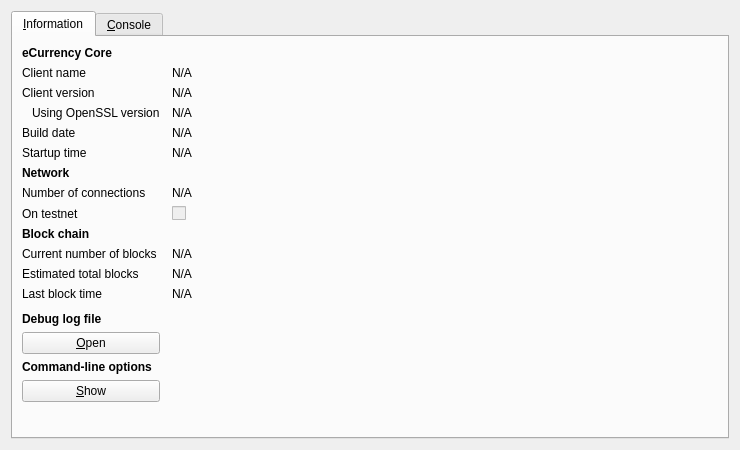
<?xml version="1.0" encoding="UTF-8"?>
<ui version="4.0">
 <class>RPCConsole</class>
 <widget class="QDialog" name="RPCConsole">
  <property name="geometry">
   <rect>
    <x>0</x>
    <y>0</y>
    <width>740</width>
    <height>450</height>
   </rect>
  </property>
  <property name="windowTitle">
   <string>eCurrency - Debug window</string>
  </property>
  <layout class="QVBoxLayout" name="verticalLayout_2">
   <item>
    <widget class="QTabWidget" name="tabWidget">
     <property name="currentIndex">
      <number>0</number>
     </property>
     <widget class="QWidget" name="tab_info">
      <attribute name="title">
       <string>&amp;Information</string>
      </attribute>
      <layout class="QGridLayout" name="gridLayout" columnstretch="0,1">
       <property name="horizontalSpacing">
        <number>12</number>
       </property>
       <item row="0" column="0">
        <widget class="QLabel" name="label_9">
         <property name="font">
          <font>
           <weight>75</weight>
           <bold>true</bold>
          </font>
         </property>
         <property name="text">
          <string>eCurrency Core</string>
         </property>
        </widget>
       </item>
       <item row="1" column="0">
        <widget class="QLabel" name="label_5">
         <property name="text">
          <string>Client name</string>
         </property>
        </widget>
       </item>
       <item row="1" column="1">
        <widget class="QLabel" name="clientName">
         <property name="cursor">
          <cursorShape>IBeamCursor</cursorShape>
         </property>
         <property name="text">
          <string>N/A</string>
         </property>
         <property name="textFormat">
          <enum>Qt::PlainText</enum>
         </property>
         <property name="textInteractionFlags">
          <set>Qt::LinksAccessibleByMouse|Qt::TextSelectableByKeyboard|Qt::TextSelectableByMouse</set>
         </property>
        </widget>
       </item>
       <item row="2" column="0">
        <widget class="QLabel" name="label_6">
         <property name="text">
          <string>Client version</string>
         </property>
        </widget>
       </item>
       <item row="2" column="1">
        <widget class="QLabel" name="clientVersion">
         <property name="cursor">
          <cursorShape>IBeamCursor</cursorShape>
         </property>
         <property name="text">
          <string>N/A</string>
         </property>
         <property name="textFormat">
          <enum>Qt::PlainText</enum>
         </property>
         <property name="textInteractionFlags">
          <set>Qt::LinksAccessibleByMouse|Qt::TextSelectableByKeyboard|Qt::TextSelectableByMouse</set>
         </property>
        </widget>
       </item>
       <item row="3" column="0">
        <widget class="QLabel" name="label_14">
         <property name="text">
          <string>Using OpenSSL version</string>
         </property>
         <property name="indent">
          <number>10</number>
         </property>
        </widget>
       </item>
       <item row="3" column="1">
        <widget class="QLabel" name="openSSLVersion">
         <property name="cursor">
          <cursorShape>IBeamCursor</cursorShape>
         </property>
         <property name="text">
          <string>N/A</string>
         </property>
         <property name="textFormat">
          <enum>Qt::PlainText</enum>
         </property>
         <property name="textInteractionFlags">
          <set>Qt::LinksAccessibleByMouse|Qt::TextSelectableByKeyboard|Qt::TextSelectableByMouse</set>
         </property>
        </widget>
       </item>
       <item row="4" column="0">
        <widget class="QLabel" name="label_12">
         <property name="text">
          <string>Build date</string>
         </property>
        </widget>
       </item>
       <item row="4" column="1">
        <widget class="QLabel" name="buildDate">
         <property name="cursor">
          <cursorShape>IBeamCursor</cursorShape>
         </property>
         <property name="text">
          <string>N/A</string>
         </property>
         <property name="textFormat">
          <enum>Qt::PlainText</enum>
         </property>
         <property name="textInteractionFlags">
          <set>Qt::LinksAccessibleByMouse|Qt::TextSelectableByKeyboard|Qt::TextSelectableByMouse</set>
         </property>
        </widget>
       </item>
       <item row="5" column="0">
        <widget class="QLabel" name="label_13">
         <property name="text">
          <string>Startup time</string>
         </property>
        </widget>
       </item>
       <item row="5" column="1">
        <widget class="QLabel" name="startupTime">
         <property name="cursor">
          <cursorShape>IBeamCursor</cursorShape>
         </property>
         <property name="text">
          <string>N/A</string>
         </property>
         <property name="textFormat">
          <enum>Qt::PlainText</enum>
         </property>
         <property name="textInteractionFlags">
          <set>Qt::LinksAccessibleByMouse|Qt::TextSelectableByKeyboard|Qt::TextSelectableByMouse</set>
         </property>
        </widget>
       </item>
       <item row="6" column="0">
        <widget class="QLabel" name="label_11">
         <property name="font">
          <font>
           <weight>75</weight>
           <bold>true</bold>
          </font>
         </property>
         <property name="text">
          <string>Network</string>
         </property>
        </widget>
       </item>
       <item row="7" column="0">
        <widget class="QLabel" name="label_7">
         <property name="text">
          <string>Number of connections</string>
         </property>
        </widget>
       </item>
       <item row="7" column="1">
        <widget class="QLabel" name="numberOfConnections">
         <property name="cursor">
          <cursorShape>IBeamCursor</cursorShape>
         </property>
         <property name="text">
          <string>N/A</string>
         </property>
         <property name="textFormat">
          <enum>Qt::PlainText</enum>
         </property>
         <property name="textInteractionFlags">
          <set>Qt::LinksAccessibleByMouse|Qt::TextSelectableByKeyboard|Qt::TextSelectableByMouse</set>
         </property>
        </widget>
       </item>
       <item row="8" column="0">
        <widget class="QLabel" name="label_8">
         <property name="text">
          <string>On testnet</string>
         </property>
        </widget>
       </item>
       <item row="8" column="1">
        <widget class="QCheckBox" name="isTestNet">
         <property name="enabled">
          <bool>false</bool>
         </property>
         <property name="text">
          <string/>
         </property>
        </widget>
       </item>
       <item row="9" column="0">
        <widget class="QLabel" name="label_10">
         <property name="font">
          <font>
           <weight>75</weight>
           <bold>true</bold>
          </font>
         </property>
         <property name="text">
          <string>Block chain</string>
         </property>
        </widget>
       </item>
       <item row="10" column="0">
        <widget class="QLabel" name="label_3">
         <property name="text">
          <string>Current number of blocks</string>
         </property>
        </widget>
       </item>
       <item row="10" column="1">
        <widget class="QLabel" name="numberOfBlocks">
         <property name="cursor">
          <cursorShape>IBeamCursor</cursorShape>
         </property>
         <property name="text">
          <string>N/A</string>
         </property>
         <property name="textFormat">
          <enum>Qt::PlainText</enum>
         </property>
         <property name="textInteractionFlags">
          <set>Qt::LinksAccessibleByMouse|Qt::TextSelectableByKeyboard|Qt::TextSelectableByMouse</set>
         </property>
        </widget>
       </item>
       <item row="11" column="0">
        <widget class="QLabel" name="label_4">
         <property name="text">
          <string>Estimated total blocks</string>
         </property>
        </widget>
       </item>
       <item row="11" column="1">
        <widget class="QLabel" name="totalBlocks">
         <property name="cursor">
          <cursorShape>IBeamCursor</cursorShape>
         </property>
         <property name="text">
          <string>N/A</string>
         </property>
         <property name="textFormat">
          <enum>Qt::PlainText</enum>
         </property>
         <property name="textInteractionFlags">
          <set>Qt::LinksAccessibleByMouse|Qt::TextSelectableByKeyboard|Qt::TextSelectableByMouse</set>
         </property>
        </widget>
       </item>
       <item row="12" column="0">
        <widget class="QLabel" name="label_2">
         <property name="text">
          <string>Last block time</string>
         </property>
        </widget>
       </item>
       <item row="12" column="1">
        <widget class="QLabel" name="lastBlockTime">
         <property name="cursor">
          <cursorShape>IBeamCursor</cursorShape>
         </property>
         <property name="text">
          <string>N/A</string>
         </property>
         <property name="textFormat">
          <enum>Qt::PlainText</enum>
         </property>
         <property name="textInteractionFlags">
          <set>Qt::LinksAccessibleByMouse|Qt::TextSelectableByKeyboard|Qt::TextSelectableByMouse</set>
         </property>
        </widget>
       </item>
       <item row="13" column="0">
        <spacer name="verticalSpacer_2">
         <property name="orientation">
          <enum>Qt::Vertical</enum>
         </property>
         <property name="sizeHint" stdset="0">
          <size>
           <width>20</width>
           <height>20</height>
          </size>
         </property>
        </spacer>
       </item>
       <item row="14" column="0">
        <widget class="QLabel" name="labelDebugLogfile">
         <property name="font">
          <font>
           <weight>75</weight>
           <bold>true</bold>
          </font>
         </property>
         <property name="text">
          <string>Debug log file</string>
         </property>
        </widget>
       </item>
       <item row="15" column="0">
        <widget class="QPushButton" name="openDebugLogfileButton">
         <property name="toolTip">
          <string>Open the eCurrency debug log file from the current data directory. This can take a few seconds for large log files.</string>
         </property>
         <property name="text">
          <string>&amp;Open</string>
         </property>
         <property name="autoDefault">
          <bool>false</bool>
         </property>
        </widget>
       </item>
       <item row="16" column="0">
        <widget class="QLabel" name="labelCLOptions">
         <property name="font">
          <font>
           <weight>75</weight>
           <bold>true</bold>
          </font>
         </property>
         <property name="text">
          <string>Command-line options</string>
         </property>
        </widget>
       </item>
       <item row="17" column="0">
        <widget class="QPushButton" name="showCLOptionsButton">
         <property name="toolTip">
          <string>Show the Bitcoin-Qt help message to get a list with possible eCurrency command-line options.</string>
         </property>
         <property name="text">
          <string>&amp;Show</string>
         </property>
         <property name="autoDefault">
          <bool>false</bool>
         </property>
        </widget>
       </item>
       <item row="18" column="0">
        <spacer name="verticalSpacer">
         <property name="orientation">
          <enum>Qt::Vertical</enum>
         </property>
         <property name="sizeHint" stdset="0">
          <size>
           <width>20</width>
           <height>40</height>
          </size>
         </property>
        </spacer>
       </item>
      </layout>
     </widget>
     <widget class="QWidget" name="tab_console">
      <attribute name="title">
       <string>&amp;Console</string>
      </attribute>
      <layout class="QVBoxLayout" name="verticalLayout_3">
       <property name="spacing">
        <number>3</number>
       </property>
       <item>
        <widget class="QTextEdit" name="messagesWidget">
         <property name="minimumSize">
          <size>
           <width>0</width>
           <height>100</height>
          </size>
         </property>
         <property name="readOnly">
          <bool>true</bool>
         </property>
         <property name="tabKeyNavigation" stdset="0">
          <bool>false</bool>
         </property>
         <property name="columnCount" stdset="0">
          <number>2</number>
         </property>
        </widget>
       </item>
       <item>
        <layout class="QHBoxLayout" name="horizontalLayout">
         <property name="spacing">
          <number>3</number>
         </property>
         <item>
          <widget class="QLabel" name="label">
           <property name="text">
            <string notr="true">&gt;</string>
           </property>
          </widget>
         </item>
         <item>
          <widget class="QLineEdit" name="lineEdit"/>
         </item>
         <item>
          <widget class="QPushButton" name="clearButton">
           <property name="maximumSize">
            <size>
             <width>24</width>
             <height>24</height>
            </size>
           </property>
           <property name="toolTip">
            <string>Clear console</string>
           </property>
           <property name="text">
            <string/>
           </property>
           <property name="icon">
            <iconset resource="../bitcoin.qrc">
             <normaloff>:/icons/remove</normaloff>:/icons/remove</iconset>
           </property>
           <property name="shortcut">
            <string notr="true">Ctrl+L</string>
           </property>
           <property name="autoDefault">
            <bool>false</bool>
           </property>
          </widget>
         </item>
        </layout>
       </item>
      </layout>
     </widget>
    </widget>
   </item>
  </layout>
 </widget>
 <resources>
  <include location="../bitcoin.qrc"/>
 </resources>
 <connections/>
</ui>
